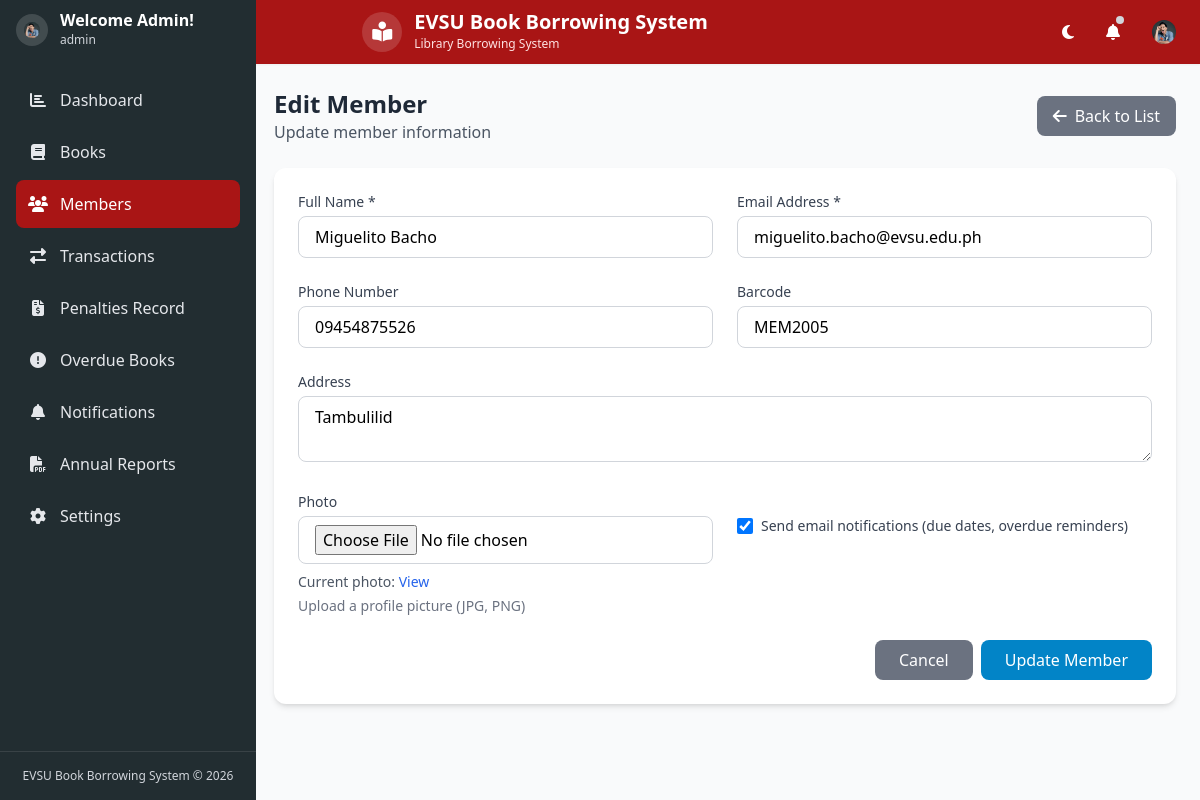
The app's page /members.php?action=edit&id=5 (signed in) with its own data.
### tables this page shows
CREATE TABLE `members` (
  `id` int(11) NOT NULL,
  `fullname` varchar(100) NOT NULL,
  `email` varchar(100) NOT NULL,
  `phone` varchar(20) DEFAULT NULL,
  `address` text DEFAULT NULL,
  `barcode` varchar(50) NOT NULL,
  `created_at` timestamp NOT NULL DEFAULT current_timestamp(),
  `photo_path` varchar(255) DEFAULT NULL,
  `notifications_enabled` tinyint(1) DEFAULT 1,
  `membership_type` enum('Regular','Premium') NOT NULL DEFAULT 'Regular'
);

### members.php (the view, shortened to what the rows shown need)
<?php
require_once 'config/db_connect.php';
require_once 'config/functions.php';
$canAddMembers = isStaff() && staffHasPermission('members.add');
$action = $_GET['action'] ?? '';
$memberId = $_GET['id'] ?? 0;
        ?>
        <?php
$memberData = null;
if ($action === 'edit' && $memberId) {
    $stmt = $pdo->prepare("SELECT * FROM members WHERE id = :id");
    $stmt->bindParam(':id', $memberId, PDO::PARAM_INT);
    $stmt->execute();
    $memberData = $stmt->fetch();
}
$search = $_GET['search'] ?? '';
if (!empty($search)) {
    $searchParam = "%$search%";
    $stmt = $pdo->prepare("
        SELECT * FROM members
        WHERE fullname LIKE :search
        OR email LIKE :search
        OR phone LIKE :search
        OR barcode LIKE :search
        OR address LIKE :search
        ORDER BY fullname
    ");
    $stmt->bindParam(':search', $searchParam, PDO::PARAM_STR);
    $stmt->execute();
} else {
$stmt = $pdo->query("SELECT * FROM members ORDER BY fullname");
}
$members = $stmt->fetchAll();
include 'includes/header.php';
?>
<?php if ($action === 'edit' || ($action === 'add' && $canAddMembers)): ?>
    <div class="mb-6 flex justify-between items-center">
        <div>
            <h2 class="text-2xl font-bold text-gray-800 dark:text-white">
                <?php echo ($action === 'edit') ? 'Edit Member' : 'Add New Member'; ?>
            </h2>
            <p class="text-gray-600 dark:text-gray-400">
                <?php echo ($action === 'edit') ? 'Update member information' : 'Register a new library member'; ?>
            </p>
        </div>
        <a href="members.php" class="bg-gray-500 hover:bg-gray-600 text-white px-4 py-2 rounded-lg flex items-center">
            <i class="fas fa-arrow-left mr-2"></i> Back to List
        </a>
    </div>
    <div class="bg-white dark:bg-gray-800 rounded-xl shadow-md p-6">
        <form method="POST" action="members.php" enctype="multipart/form-data">
            <div class="grid grid-cols-1 md:grid-cols-2 gap-6">
                <div>
                    <label for="fullname" class="block text-sm font-medium text-gray-700 dark:text-gray-300 mb-1">Full Name *</label>
                    <input type="text" id="fullname" name="fullname" required
                           value="<?php echo ($memberData) ? htmlspecialchars($memberData['fullname']) : ''; ?>"
                           class="w-full px-4 py-2 rounded-lg border border-gray-300 dark:border-gray-600 focus:ring-2 focus:ring-primary-500 focus:border-primary-500 dark:bg-gray-700 dark:text-white">
                </div>
                <div>
                    <label for="email" class="block text-sm font-medium text-gray-700 dark:text-gray-300 mb-1">Email Address *</label>
                    <input type="email" id="email" name="email" required
                           value="<?php echo ($memberData) ? htmlspecialchars($memberData['email']) : ''; ?>"
                           class="w-full px-4 py-2 rounded-lg border border-gray-300 dark:border-gray-600 focus:ring-2 focus:ring-primary-500 focus:border-primary-500 dark:bg-gray-700 dark:text-white">
                </div>
                <div>
                    <label for="phone" class="block text-sm font-medium text-gray-700 dark:text-gray-300 mb-1">Phone Number</label>
                    <input type="text" id="phone" name="phone"
                           value="<?php echo ($memberData) ? htmlspecialchars($memberData['phone']) : ''; ?>"
                           class="w-full px-4 py-2 rounded-lg border border-gray-300 dark:border-gray-600 focus:ring-2 focus:ring-primary-500 focus:border-primary-500 dark:bg-gray-700 dark:text-white">
                </div>
                <div>
                    <label for="barcode" class="block text-sm font-medium text-gray-700 dark:text-gray-300 mb-1">Barcode</label>
                    <input type="text" id="barcode" name="barcode"
                           value="<?php echo ($memberData) ? htmlspecialchars($memberData['barcode']) : ''; ?>"
                           placeholder="Leave empty to auto-generate"
                           class="w-full px-4 py-2 rounded-lg border border-gray-300 dark:border-gray-600 focus:ring-2 focus:ring-primary-500 focus:border-primary-500 dark:bg-gray-700 dark:text-white">
                </div>
                <div class="md:col-span-2">
                    <label for="address" class="block text-sm font-medium text-gray-700 dark:text-gray-300 mb-1">Address</label>
                    <textarea id="address" name="address" rows="2"
                              class="w-full px-4 py-2 rounded-lg border border-gray-300 dark:border-gray-600 focus:ring-2 focus:ring-primary-500 focus:border-primary-500 dark:bg-gray-700 dark:text-white"><?php echo ($memberData) ? htmlspecialchars($memberData['address']) : ''; ?></textarea>
                </div>
                <div>
                    <label for="photo" class="block text-sm font-medium text-gray-700 dark:text-gray-300 mb-1">Photo</label>
                    <input type="file" id="photo" name="photo" accept="image/*"
                           class="w-full px-4 py-2 rounded-lg border border-gray-300 dark:border-gray-600 focus:ring-2 focus:ring-primary-500 focus:border-primary-500 dark:bg-gray-700 dark:text-white">
                    <?php if ($memberData && !empty($memberData['photo_path'])): ?>
                        <div class="mt-2">
                            <p class="text-sm text-gray-600 dark:text-gray-400">Current photo:
                                <a href="<?php echo htmlspecialchars($memberData['photo_path']); ?>" class="text-blue-600 dark:text-blue-400" target="_blank">View</a>
                            </p>
                        </div>
                    <?php endif; ?>
                    <p class="mt-1 text-sm text-gray-500 dark:text-gray-400">Upload a profile picture (JPG, PNG)</p>
                </div>
                <div>
                    <div class="flex items-center mt-6">
                        <input type="checkbox" id="notifications_enabled" name="notifications_enabled"
                               <?php echo (!$memberData || $memberData['notifications_enabled']) ? 'checked' : ''; ?>
                               class="h-4 w-4 text-primary-600 border-gray-300 rounded focus:ring-primary-500 dark:bg-gray-700">
                        <label for="notifications_enabled" class="ml-2 block text-sm text-gray-700 dark:text-gray-300">
                            Send email notifications (due dates, overdue reminders)
                        </label>
                    </div>
                </div>
            </div>
            <div class="mt-6 flex justify-end">
                <a href="members.php" class="bg-gray-500 hover:bg-gray-600 text-white px-6 py-2 rounded-lg mr-2">Cancel</a>
                <button type="submit" class="bg-primary-600 hover:bg-primary-700 text-white px-6 py-2 rounded-lg">
                    <?php echo ($action === 'edit') ? 'Update Member' : 'Add Member'; ?>
                </button>
            </div>
        </form>
    </div>
<?php endif; ?>
<?php
include 'includes/footer.php';
?>

### includes/header.php (shortened to what the rows shown need)
<?php
$theme = $_COOKIE['theme'] ?? '';
$darkModeClass = ($theme === 'dark') ? 'dark' : '';
$profileImage = null;
if (isset($_SESSION['admin_id'])) {
    try {
        require_once 'config/db_connect.php';
        $stmt = $pdo->prepare("SELECT profile_image FROM admins WHERE id = ?");
        $stmt->execute([$_SESSION['admin_id']]);
        $result = $stmt->fetch();
        if ($result && !empty($result['profile_image']) && file_exists($result['profile_image'])) {
            $profileImage = $result['profile_image'];
        }
    } catch (Exception $e) {
    }
}
?>
<!DOCTYPE html>
<html lang="en" class="h-full <?php echo $darkModeClass; ?>">
<head>
    <script src="https://cdn.tailwindcss.com"></script>
    <link rel="stylesheet" href="https://cdnjs.cloudflare.com/ajax/libs/font-awesome/6.4.0/css/all.min.css">
</head>
<body class="h-full bg-gray-50 dark:bg-gray-900">
    <div id="main-app" class="h-full flex flex-col">
        <header class="bg-[#a91515] shadow-sm fixed top-0 left-0 right-0 z-30">
            <div class="flex items-center justify-between px-4 py-3">
                <div class="flex items-center justify-center flex-1">
                    <a href="index.php" class="flex items-center">
                        <div>
                            <h1 class="text-xl font-bold text-white leading-none">EVSU Book Borrowing System</h1>
                        </div>
                    </a>
                </div>
                <div class="flex items-center space-x-4">
                    <div class="relative">
                        <button id="user-menu-button" class="p-2 rounded-full text-white hover:bg-[#8f1212] overflow-hidden">
                            <?php if (!empty($profileImage)): ?>
                                <div class="w-6 h-6 rounded-full overflow-hidden">
                                    <img src="<?php echo htmlspecialchars($profileImage); ?>" alt="Profile" class="w-full h-full object-cover">
                                </div>
                            <?php else: ?>
                                <i class="fas fa-user"></i>
                            <?php endif; ?>
                        </button>
                    </div>
                </div>
            </div>
        </header>
        <div class="pt-16 flex flex-1 overflow-hidden">
            <aside id="sidebar" class="sidebar w-64 bg-[#222d31] shadow-md md:shadow-none md:translate-x-0 flex flex-col">
                <div class="h-[60px] flex items-center px-4 bg-[#222d31]">
                    <div class="flex items-center">
                        <div class="bg-white/15 p-2 rounded-full mr-3 flex-shrink-0 w-8 h-8 flex items-center justify-center">
                            <?php if (!empty($profileImage)): ?>
                                <img src="<?php echo htmlspecialchars($profileImage); ?>" alt="Profile" class="w-full h-full object-cover rounded-full">
                            <?php else: ?>
                                <i class="fas fa-user text-white text-sm"></i>
                            <?php endif; ?>
                        </div>
                    </div>
                </div>
            </aside>
</body>
</html>

### records on screen
members: fullname "Miguelito Bacho", email "miguelito.bacho@evsu.edu.ph", phone "09454875526", barcode "MEM2005", address "Tambulilid", notifications_enabled "☑"

### other values on screen
$navRoleLabel "Admin"
$_SESSION['admin_username'] "admin"
